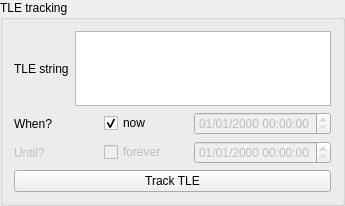
               <widget class="QGroupBox" name="groupBox_4">
                <property name="sizePolicy">
                 <sizepolicy hsizetype="Expanding" vsizetype="Expanding">
                  <horstretch>0</horstretch>
                  <verstretch>0</verstretch>
                 </sizepolicy>
                </property>
                <property name="title">
                 <string>TLE tracking</string>
                </property>
                <layout class="QGridLayout" name="gridLayout_27">
                 <item row="3" column="0">
                  <widget class="QPushButton" name="button_tle_track">
                   <property name="text">
                    <string>Track TLE</string>
                   </property>
                  </widget>
                 </item>
                 <item row="0" column="0">
                  <layout class="QHBoxLayout" name="horizontalLayout_9">
                   <item>
                    <widget class="QLabel" name="label_tle_cmd">
                     <property name="text">
                      <string>TLE string</string>
                     </property>
                    </widget>
                   </item>
                   <item>
                    <widget class="QPlainTextEdit" name="value_tle_cmd">
                     <property name="maximumSize">
                      <size>
                       <width>16777215</width>
                       <height>75</height>
                      </size>
                     </property>
                     <property name="lineWrapMode">
                      <enum>QPlainTextEdit::NoWrap</enum>
                     </property>
                     <property name="plainText">
                      <string/>
                     </property>
                    </widget>
                   </item>
                  </layout>
                 </item>
                 <item row="1" column="0">
                  <layout class="QGridLayout" name="gridLayout_32">
                   <item row="0" column="2">
                    <widget class="QDateTimeEdit" name="value_tle_cmd_start">
                     <property name="enabled">
                      <bool>false</bool>
                     </property>
                     <property name="minimumSize">
                      <size>
                       <width>130</width>
                       <height>0</height>
                      </size>
                     </property>
                     <property name="displayFormat">
                      <string>dd/MM/yyyy HH:mm:ss</string>
                     </property>
                    </widget>
                   </item>
                   <item row="0" column="1">
                    <widget class="QCheckBox" name="option_tle_cmd_now">
                     <property name="text">
                      <string>now</string>
                     </property>
                     <property name="checked">
                      <bool>true</bool>
                     </property>
                    </widget>
                   </item>
                   <item row="0" column="0">
                    <widget class="QLabel" name="label_tle_start">
                     <property name="text">
                      <string>When?</string>
                     </property>
                    </widget>
                   </item>
                   <item row="1" column="0">
                    <widget class="QLabel" name="label_tle_stop">
                     <property name="enabled">
                      <bool>false</bool>
                     </property>
                     <property name="text">
                      <string>Until?</string>
                     </property>
                    </widget>
                   </item>
                   <item row="1" column="1">
                    <widget class="QCheckBox" name="option_tle_cmd_forever">
                     <property name="enabled">
                      <bool>false</bool>
                     </property>
                     <property name="text">
                      <string>forever</string>
                     </property>
                    </widget>
                   </item>
                   <item row="1" column="2">
                    <widget class="QDateTimeEdit" name="value_tle_cmd_stop">
                     <property name="enabled">
                      <bool>false</bool>
                     </property>
                     <property name="displayFormat">
                      <string>dd/MM/yyyy HH:mm:ss</string>
                     </property>
                    </widget>
                   </item>
                  </layout>
                 </item>
                </layout>
               </widget>
